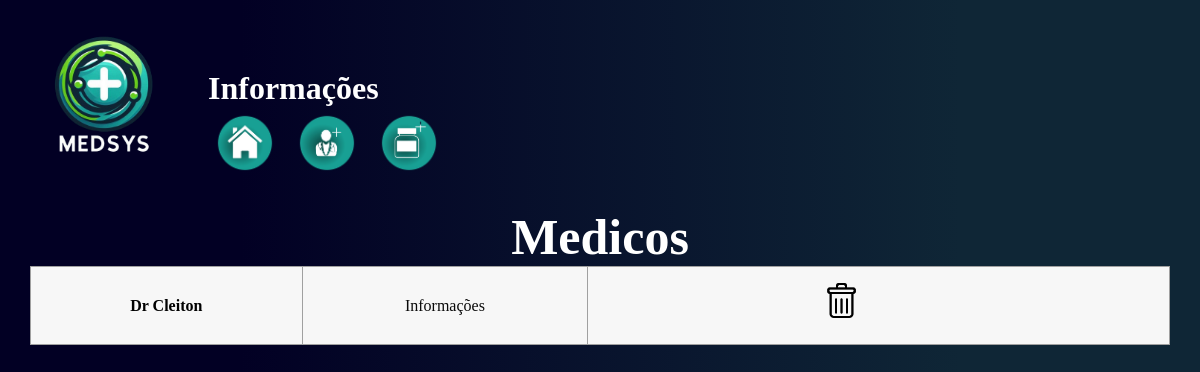
Page /tabmed on the earlier database version.
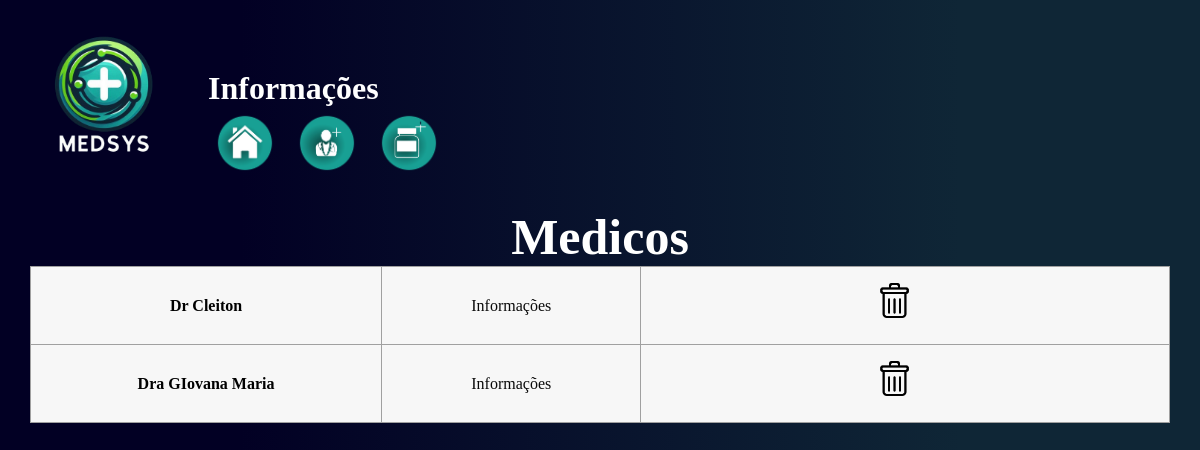
Same page on the later database version.
### hospital/models.py (models this page shows, shortened)
class Medicos(models.Model):
    nome = models.CharField(max_length=50, null=False)
    crm = models.CharField(max_length=6, null=False, unique=True)  # CRM deve ser único
    especialidade = models.CharField(max_length=30, null=False)
    logradouro = models.CharField(max_length=50, null=False,default="")
    cep = models.CharField(max_length=8, null=False, default="")
    estado = models.CharField(max_length=20,null=False,default="")
    cidade = models.CharField(max_length=20,null=False,default="")
    cpf = models.CharField(max_length=11, null=False,default="")  # Tornar o CPF único
    email = models.CharField(max_length=40,null=False,default="")
    especialidades = models.ForeignKey(Especialidades,on_delete=models.CASCADE,null=False,default="0")
    consultas = models.ManyToManyField(Pacientes)

### hospital/views.py (the view)
# urls.py: path('tabmed',views.tabmed,name='tabmed'),
def tabmed(request):
    medicos = Medicos.objects.all()
    return render(request,'tabmed.html',{'medicos':medicos})

### hospital/templates/tabmed.html (shortened to what this page needs)
<!DOCTYPE html>
<html lang="en">
<head>
    <link rel="stylesheet" href="../static/tabmed.css">
</head>
<body>
    <header>
        <img src="../static/media/logosem.png" width="200">
     <h1>Informações</h1>
        <a href="{% url 'home' %}" class="cad" ><img src="../static/media/home.png" width="60px"></a>
        <a href="{% url 'cadmed' %}"><img src="../static/media/addmed.png" width="60px"></a>
        <a href=""><img src="../static/media/addreme.png" width="60px"></a>
    </header>
    <table>
        <caption><h1>Medicos</h1></caption>
        {% for medicos in medicos %}
        <tr>
            <th>{{medicos.nome}}</th>
            <td><a href="{% url 'informacoesmed' medicos.id %}">Informações</a></td>
            <td><a href="{% url 'deletemed' medicos.id %}"><img src="../static/media/lixeira.png" width="35px" style="margin-left: 190px;"></a></td>
        </tr>
        {% endfor %}
    </table>
</body>
</html>

Differences in the rows shown:
added Medicos: nome "Dra GIovana Maria"
